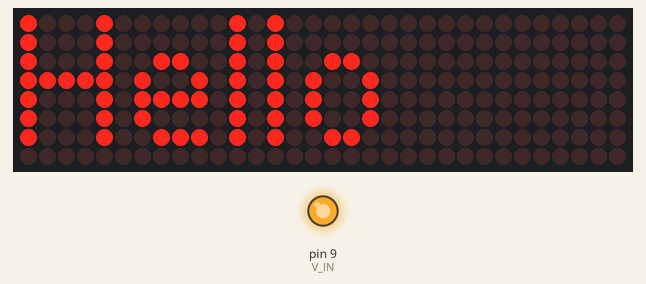
This sketch was run on a simulated Arduino Uno, built with avr-gcc and run on an emulated ATmega328P. On the bench: 32×8 LED matrix, output pins drawn as LEDs (lit = HIGH).

Above: at 0.1 s.
Timing chart, 0 to 1.6 s (numbered marks = the images above):
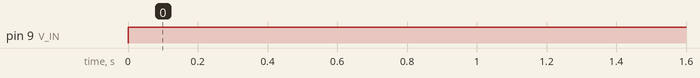

Measured:
- by itself, pin 9 (V_IN): LOW → HIGH at 0.00 s

The sketch:

Parola_Print_Test.ino
```cpp
// Program to demonstrate the MD_Parola library
//
// Uses the Arduino Print Class extension with various output types
//
// NOTE: MD_MAX72xx library must be installed and configured for the LED
// matrix type being used. Refer documentation included in the MD_MAX72xx
// library or see this link:
// https://majicdesigns.github.io/MD_MAX72XX/page_hardware.html
//

#include <MD_Parola.h>
#include <MD_MAX72xx.h>
#include <SPI.h>

const uint16_t WAIT_TIME = 1000;

// Define the number of devices we have in the chain and the hardware interface
// NOTE: These pin numbers will probably not work with your hardware and may
// need to be adapted
#define MAX_DEVICES 4

#define CLK_PIN   5
#define DATA_PIN  7
#define CS_PIN    6
#define V_IN      9

// Hardware SPI connection
//MD_Parola P = MD_Parola(CS_PIN, MAX_DEVICES);
// Arbitrary output pins
 MD_Parola P = MD_Parola(DATA_PIN, CLK_PIN, CS_PIN, MAX_DEVICES);

void setup(void)
{
  P.begin();
  pinMode(V_IN,OUTPUT);
  pinMode(8,INPUT);

}

void loop(void)
{
  digitalWrite(V_IN,HIGH);
  P.print("Hello");
//  delay(WAIT_TIME);
//  P.print(1234, DEC);
//  delay(WAIT_TIME);
//  P.print(1234, HEX);
//  delay(WAIT_TIME);
//  P.print(12.5);      // float not supported by Arduino Print class
//  delay(WAIT_TIME);
//  P.print(9876l);
//  delay(WAIT_TIME);
//  P.println("end");   // only get the /r/n characters - avoid using println
//  delay(WAIT_TIME);
//  P.write('A');
//  delay(WAIT_TIME);
//  P.write('B');
//  delay(WAIT_TIME);
//  P.write('C');
//  delay(WAIT_TIME);
}
```
